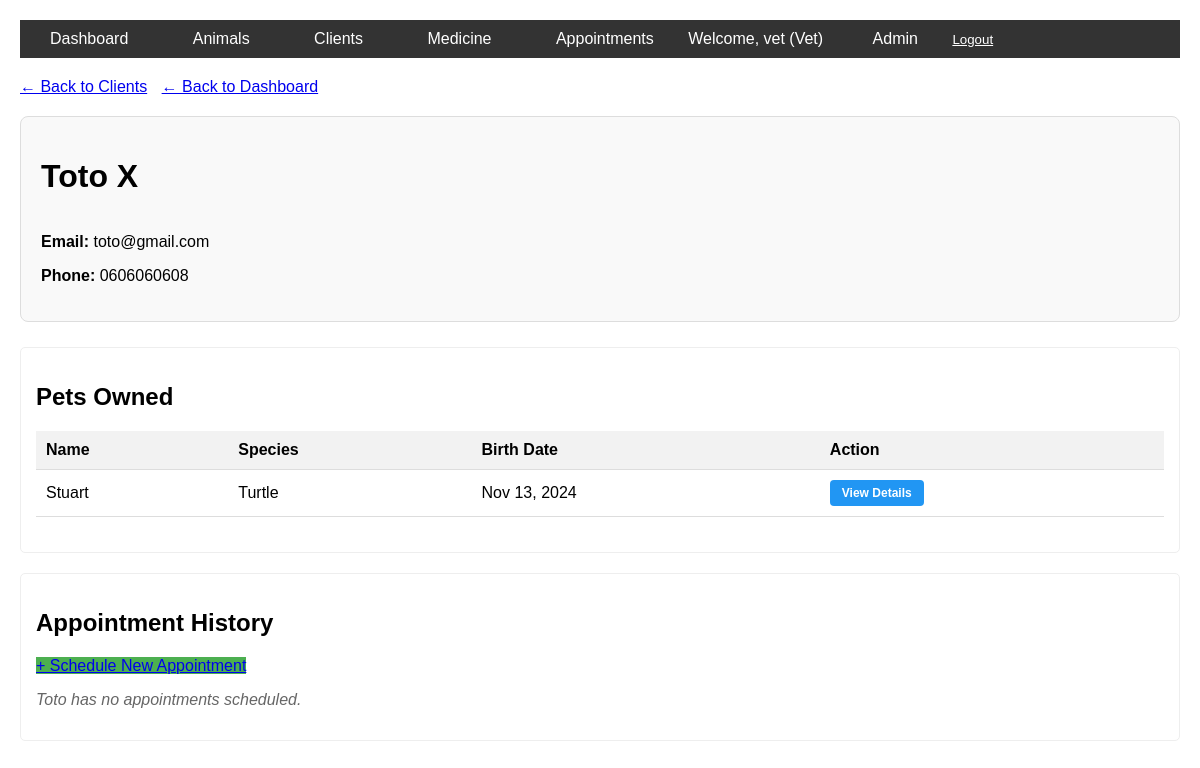
Before: /animal/owners/3/ (signed in) with the older database file.
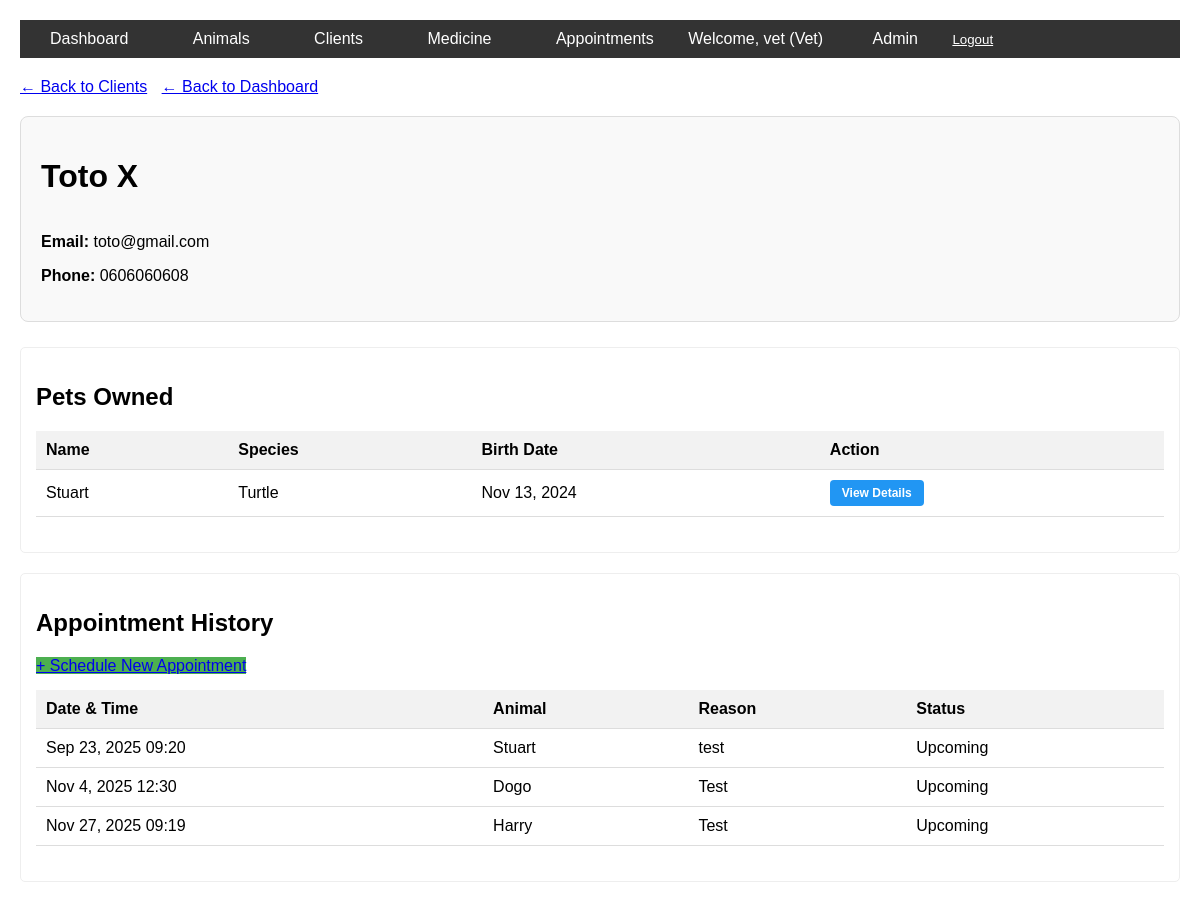
After: the same page with the newer database file.
### animal/models.py (models this page shows, shortened)
class Animal(models.Model):
    name = models.CharField(max_length=100)
    specie = models.ForeignKey(Specie, on_delete=models.CASCADE)
    owner = models.ForeignKey(Owner, on_delete=models.SET_NULL, null=True, blank=True)
    birth_date = models.DateField(null=True, blank=True)

class Specie(models.Model):
    name = models.CharField(max_length=100, unique=True)

class Owner(models.Model):
    first_name = models.CharField(max_length=100)
    last_name = models.CharField(max_length=100)
    email = models.EmailField(unique=True)
    phone = models.CharField(max_length=20)

class Appointment(models.Model):
    animal = models.ForeignKey(Animal, on_delete=models.CASCADE)
    owner = models.ForeignKey(Owner, on_delete=models.CASCADE)
    date_time = models.DateTimeField()
    reason = models.TextField()
    notes = models.TextField(blank=True)

### animal/views.py (the view)
# urls.py: path('owners/<int:id>/', views.owner_detail, name='owner_detail'),
@login_required
def owner_detail(request, id):
    try:
        owner = Owner.objects.get(pk=id)
        owner_animals = owner.animal_set.all()
        owner_appointments = Appointment.objects.filter(owner=owner).select_related('animal').order_by('date_time')
        context = {
            'owner': owner,
            'owner_animals': owner_animals,
            'owner_appointments': owner_appointments,
        }
        return render(request, 'animal/owner_detail.html', context)
    except Owner.DoesNotExist:
        return render(request, 'animal/owner_detail.html', {'error': 'Owner not found'})

### animal/context_processors.py (called while the page is built)
def user_role(request):
    if request.user.is_authenticated:
        is_vet = request.user.is_superuser
        is_secretary = request.user.groups.filter(name='Secretaries').exists()
        return {
            'user_is_vet': is_vet,
            'user_is_secretary': is_secretary,
        }
    return {}

### animal/templates/animal/owner_detail.html (shortened to what this page needs)
{% extends 'base.html' %}
{% block content %}
    {% if error %}
        <h1>{{ error }}</h1>
    {% else %}
        <div style="margin-bottom: 20px;">
            <a href="{% url 'owner_list' %}" class="btn-back">← Back to Clients</a>
            <a href="{% url 'dashboard' %}" style="margin-left: 10px;" class="btn-back">← Back to Dashboard</a>
        </div>
        <div class="client-card">
            <h1>{{ owner.first_name }} {{ owner.last_name }}</h1>
            <div style="display: grid; grid-template-columns: 1fr 1fr; gap: 20px;">
                <div>
                    <p><strong>Email:</strong> {% if owner.email %}{{ owner.email }}{% else %}N/A{% endif %}</p>
                    <p><strong>Phone:</strong> {% if owner.phone %}{{ owner.phone }}{% else %}N/A{% endif %}</p>
                </div>
            </div>
        </div>
        <div class="section">
            <h2>Pets Owned</h2>
            {% if owner_animals %}
                <table>
                    <tr>
                        <th>Name</th>
                        <th>Species</th>
                        <th>Birth Date</th>
                        <th>Action</th>
                    </tr>
                    {% for animal in owner_animals %}
                    <tr>
                        <td>{{ animal.name }}</td>
                        <td>{{ animal.specie.name }}</td>
                        <td>{{ animal.birth_date|date:"M j, Y" }}</td>
                        <td><a href="{% url 'animal_detail' animal.pk %}" target="_blank" class="action-btn">View Details</a></td>
                    </tr>
                    {% endfor %}
                </table>
            {% else %}
                <p class="no-data">{{ owner.first_name }} doesn't own any pets yet.</p>
            {% endif %}
        </div>
        <div class="section">
            <h2>Appointment History</h2>
            <div style="margin-bottom: 15px;">
                <a href="/admin/animal/appointment/add/?owner={{ owner.pk }}" class="btn-back" style="background-color: #4caf50;">+ Schedule New Appointment</a>
            </div>
            {% if owner_appointments %}
                <table>
                    <tr>
                        <th>Date & Time</th>
                        <th>Animal</th>
                        <th>Reason</th>
                        <th>Status</th>
                    </tr>
                    {% for appointment in owner_appointments %}
                    <tr>
                        <td>{{ appointment.date_time|date:"M j, Y H:i" }}</td>
                        <td>{{ appointment.animal.name }}</td>
                        <td>{{ appointment.reason }}</td>
                        <td>
                            {% if appointment.date_time|date:'Y-m-d' < 'now'|date:'Y-m-d' %}
                                Completed
                            {% elif appointment.date_time|date:'Y-m-d' == 'now'|date:'Y-m-d' %}
                                Today
                            {% else %}
                                Upcoming
                            {% endif %}
                        </td>
                    </tr>
                    {% endfor %}
                </table>
            {% else %}
                <p class="no-data">{{ owner.first_name }} has no appointments scheduled.</p>
            {% endif %}
        </div>
    {% endif %}
{% endblock %}

Changed rows visible on the page:
shown differently, row unchanged: Owner "Toto": first_name "Toto" → (not shown)
added Appointment: date_time "Sep 23, 2025 09:20", animal.name "Stuart", reason "test", shows "Upcoming"
added Appointment: date_time "Nov 4, 2025 12:30", animal.name "Dogo", reason "Test", shows "Upcoming"
added Appointment: date_time "Nov 27, 2025 09:19", animal.name "Harry", reason "Test", shows "Upcoming"
Other visible differences:
text no longer shown: "has no appointments scheduled."
text now shown: "Date & Time Animal Reason Status"
